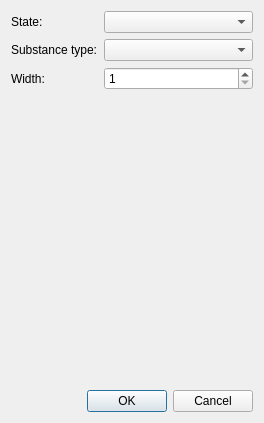
<?xml version="1.0" encoding="UTF-8"?>
<ui version="4.0">
 <class>PipelineSchemeElementDialog</class>
 <widget class="QDialog" name="PipelineSchemeElementDialog">
  <property name="geometry">
   <rect>
    <x>0</x>
    <y>0</y>
    <width>264</width>
    <height>423</height>
   </rect>
  </property>
  <property name="windowTitle">
   <string>Pipeline scheme element</string>
  </property>
  <layout class="QVBoxLayout" name="verticalLayout">
   <item>
    <layout class="QFormLayout" name="formLayout">
     <item row="0" column="0">
      <widget class="QLabel" name="label_3">
       <property name="text">
        <string>State:</string>
       </property>
      </widget>
     </item>
     <item row="0" column="1">
      <widget class="QComboBox" name="cbState"/>
     </item>
     <item row="1" column="0">
      <widget class="QLabel" name="label_2">
       <property name="text">
        <string>Substance type:</string>
       </property>
      </widget>
     </item>
     <item row="1" column="1">
      <widget class="QComboBox" name="cbSubstanceType"/>
     </item>
     <item row="2" column="0">
      <widget class="QLabel" name="label">
       <property name="text">
        <string>Width:</string>
       </property>
      </widget>
     </item>
     <item row="2" column="1">
      <widget class="QSpinBox" name="sbWidth">
       <property name="minimum">
        <number>1</number>
       </property>
       <property name="maximum">
        <number>999999999</number>
       </property>
      </widget>
     </item>
    </layout>
   </item>
   <item>
    <spacer name="verticalSpacer">
     <property name="orientation">
      <enum>Qt::Vertical</enum>
     </property>
     <property name="sizeHint" stdset="0">
      <size>
       <width>20</width>
       <height>2</height>
      </size>
     </property>
    </spacer>
   </item>
   <item>
    <widget class="QDialogButtonBox" name="buttonBox">
     <property name="orientation">
      <enum>Qt::Horizontal</enum>
     </property>
     <property name="standardButtons">
      <set>QDialogButtonBox::Cancel|QDialogButtonBox::Ok</set>
     </property>
    </widget>
   </item>
  </layout>
 </widget>
 <resources/>
 <connections>
  <connection>
   <sender>buttonBox</sender>
   <signal>rejected()</signal>
   <receiver>PipelineSchemeElementDialog</receiver>
   <slot>reject()</slot>
   <hints>
    <hint type="sourcelabel">
     <x>316</x>
     <y>260</y>
    </hint>
    <hint type="destinationlabel">
     <x>286</x>
     <y>274</y>
    </hint>
   </hints>
  </connection>
 </connections>
</ui>
